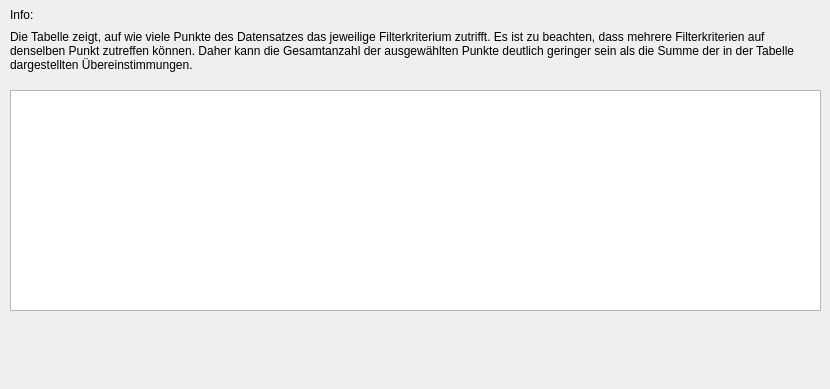
         <widget class="QWidget" name="auswahl_tab">
          <attribute name="title">
           <string>Auswahl</string>
          </attribute>
          <widget class="QTableWidget" name="tableWidget_Auswahl">
           <property name="geometry">
            <rect>
             <x>10</x>
             <y>90</y>
             <width>811</width>
             <height>221</height>
            </rect>
           </property>
           <property name="editTriggers">
            <set>QAbstractItemView::NoEditTriggers</set>
           </property>
          </widget>
          <widget class="QLabel" name="label_auswahl">
           <property name="geometry">
            <rect>
             <x>10</x>
             <y>320</y>
             <width>280</width>
             <height>30</height>
            </rect>
           </property>
           <property name="text">
            <string/>
           </property>
          </widget>
          <widget class="QLabel" name="label_8">
           <property name="geometry">
            <rect>
             <x>10</x>
             <y>20</y>
             <width>811</width>
             <height>61</height>
            </rect>
           </property>
           <property name="text">
            <string>Die Tabelle zeigt, auf wie viele Punkte des Datensatzes das jeweilige Filterkriterium zutrifft. Es ist zu beachten, dass mehrere Filterkriterien auf denselben Punkt zutreffen können. Daher kann die Gesamtanzahl der ausgewählten Punkte deutlich geringer sein als die Summe der in der Tabelle dargestellten Übereinstimmungen.</string>
           </property>
           <property name="wordWrap">
            <bool>true</bool>
           </property>
          </widget>
          <widget class="QLabel" name="label_9">
           <property name="geometry">
            <rect>
             <x>10</x>
             <y>0</y>
             <width>47</width>
             <height>30</height>
            </rect>
           </property>
           <property name="text">
            <string>Info:</string>
           </property>
          </widget>
          <widget class="QLabel" name="label_auswahl_rel">
           <property name="geometry">
            <rect>
             <x>10</x>
             <y>350</y>
             <width>280</width>
             <height>30</height>
            </rect>
           </property>
           <property name="text">
            <string/>
           </property>
          </widget>
         </widget>
